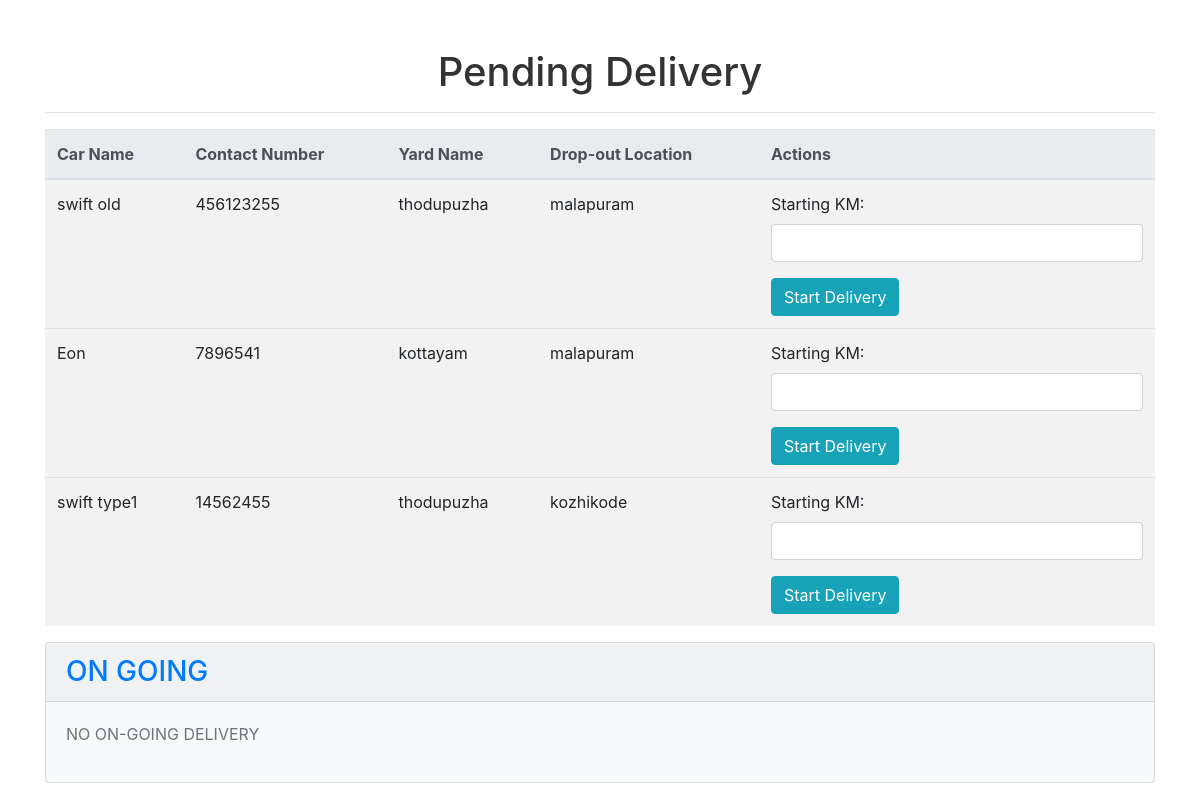
Page /crain_main (signed in) on the committed database.
### home/models.py (models this page shows)
class crain(models.Model):
    car_id=models.IntegerField(default=0)
    car_name=models.CharField(max_length=25)
    car_number=models.CharField(max_length=25,default=False)
    contact_number=models.IntegerField()
    yard_name=models.CharField(max_length=25)
    drop_out_location=models.CharField(max_length=25)
    user_id=models.IntegerField()
    on_going=models.IntegerField(default=0)
    craindriver=models.IntegerField(default=0)
    craindriver_name=models.CharField(max_length=25,default=False)
    craindriver_phonenumber=models.IntegerField(default=0)
    staring_km=models.IntegerField(default=0)
    end_km=models.IntegerField(default=0)
    total_km=models.IntegerField(default=0)
    price=models.IntegerField(default=0)
    completed=models.IntegerField(default=0)

### crain_service/views.py (the view, shortened to what this page needs)
# urls.py: path("crain_main",views.crain_main,name='crain_main'),
def crain_main(request):
    booking=crain.objects.filter(on_going=0)
    userid=request.user.id
    craindriver_phone=request.user.phone
    craindriver_name=request.user.username
    busy=crain.objects.filter(craindriver=userid,on_going=1)
    return render(request,'crain_service/crain_main.html',{'booking': booking,"busy": busy})

### templates/crain_service/crain_main.html (shortened to what this page needs)
<!DOCTYPE html>
<html lang="en">
<head>
    <link rel="stylesheet" href="https://stackpath.bootstrapcdn.com/bootstrap/4.3.1/css/bootstrap.min.css">
</head>
<body>
    <div class="container mt-5">
        <h1 class="text-center">Pending Delivery</h1>
        <hr>
        <div class="row">
            <div class="col-12">
                <table class="table table-striped table-hover">
                    <thead class="thead-light">
                        <tr>
                            <th>Car Name</th>
                            <th>Contact Number</th>
                            <th>Yard Name</th>
                            <th>Drop-out Location</th>
                            <th>Actions</th>
                        </tr>
                    </thead>
                    <tbody>
                        {% for list in booking %}
                            <tr>
                                <td>{{list.car_name}}</td>
                                <td>{{list.contact_number}}</td>
                                <td>{{list.yard_name}}</td>
                                <td>{{list.drop_out_location}}</td>
                                <td>
                                    {% if not busy %}
                                        <form method="post">
                                            <div class="form-group">
                                                <label for="staring_km">Starting KM:</label>
                                                <input type="text" class="form-control" id="staring_km" name="staring_km" required>
                                            </div>
                                            <button type="submit" class="btn btn-primary">Start Delivery</button>
                                        </form>
                                    {% endif %}
                                </td>
                            </tr>
                        {% endfor %}
                    </tbody>
                </table>
    <div class="card bg-light mb-3">
        <div class="card-header">
          <h3 class="mb-0">ON GOING</h3>
        </div>
        <div class="card-body">
          {% if busy %}
            <div class="row">
              {% for busy_item in busy %}
                <div class="col-md-6 mb-4">
                  <div class="card h-100">
                    <div class="card-body">
                      <h5 class="card-title">{{ busy_item.car_name }}</h5>
                      <p class="card-text">Car Location: {{ busy_item.yard_name }}</p>
                      <p class="card-text">Drop Out Location: {{ busy_item.drop_out_location }}</p>
                      <p class="card-text">Owner Contact Number: {{ busy_item.contact_number }}</p>
                      <p class="card-text">Crain Starting KM Reading: {{ busy_item.staring_km }}</p>
                    </div>
                  </div>
                </div>
              {% endfor %}
            </div>
          {% else %}
            <p>NO ON-GOING DELIVERY</p>
          {% endif %}
        </div>
      </div>
</body>
</html>

### templates/crain_service/crain_main.html (style rules this page uses)
body { background-image: url('https://images.pexels.com/photos/911738/pexels-photo-911738.jpeg?auto=compress&cs=tinysrgb&w=1260&h=750&dpr=1'); background-repeat: no-repeat; background-size: cover; background-position: center; }
.table th { background-color: #17a2b8; color: #fff; }
.table tr:nth-child(even) { background-color: #f2f2f2; }
.btn-primary { background-color: #17a2b8; border-color: #17a2b8; }
h1, h2, h3, h4, h5, h6 { color: #333; }
p { color: #6c757d; }
h2, h3 { color: #007bff; }

### rows in the picture
crain: car_name "swift old", contact_number "456123255", yard_name "thodupuzha", drop_out_location "malapuram"
crain: car_name "Eon", contact_number "7896541", yard_name "kottayam", drop_out_location "malapuram"
crain: car_name "swift type1", contact_number "14562455", yard_name "thodupuzha", drop_out_location "kozhikode"
